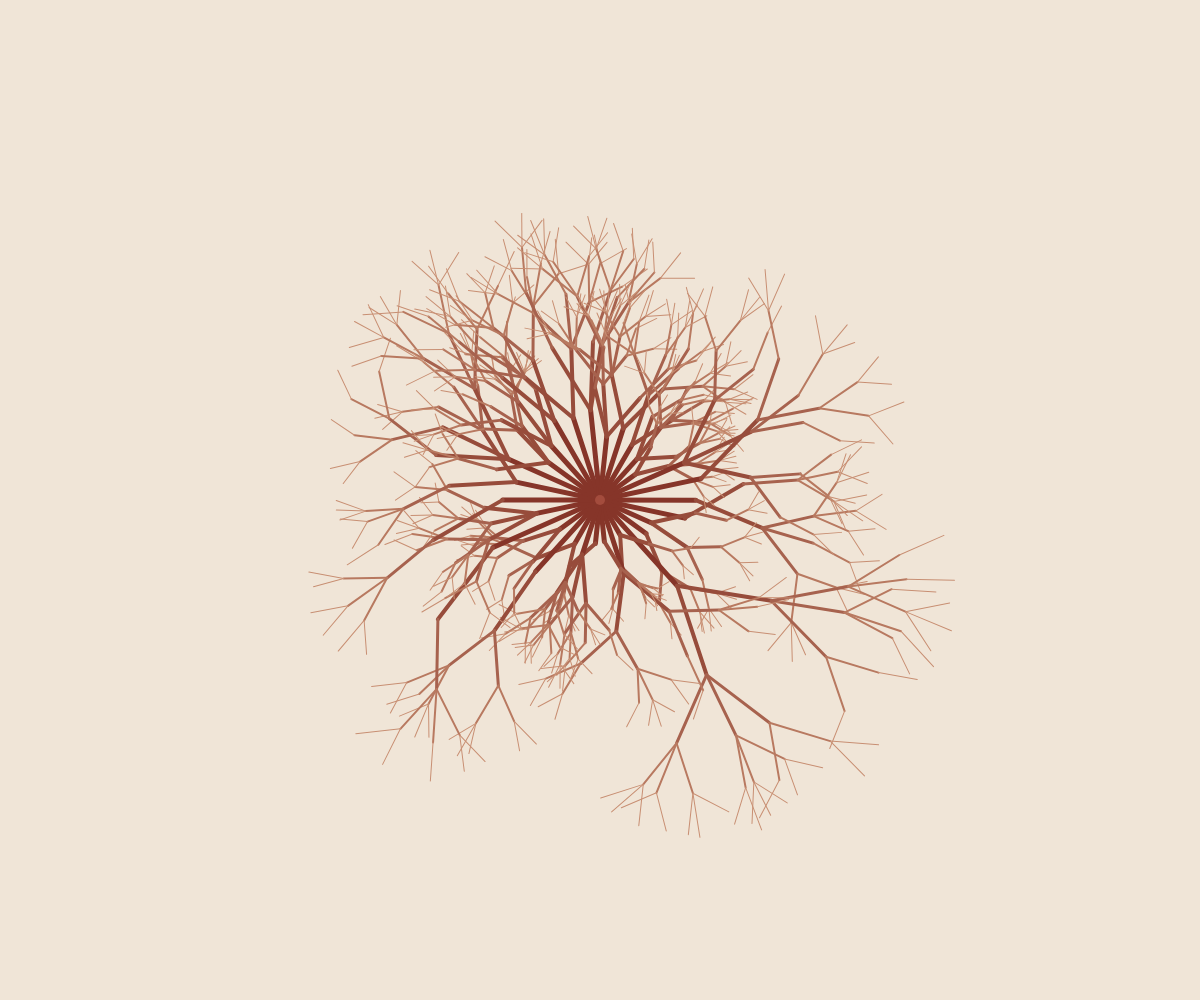
Frame 1 (no input)
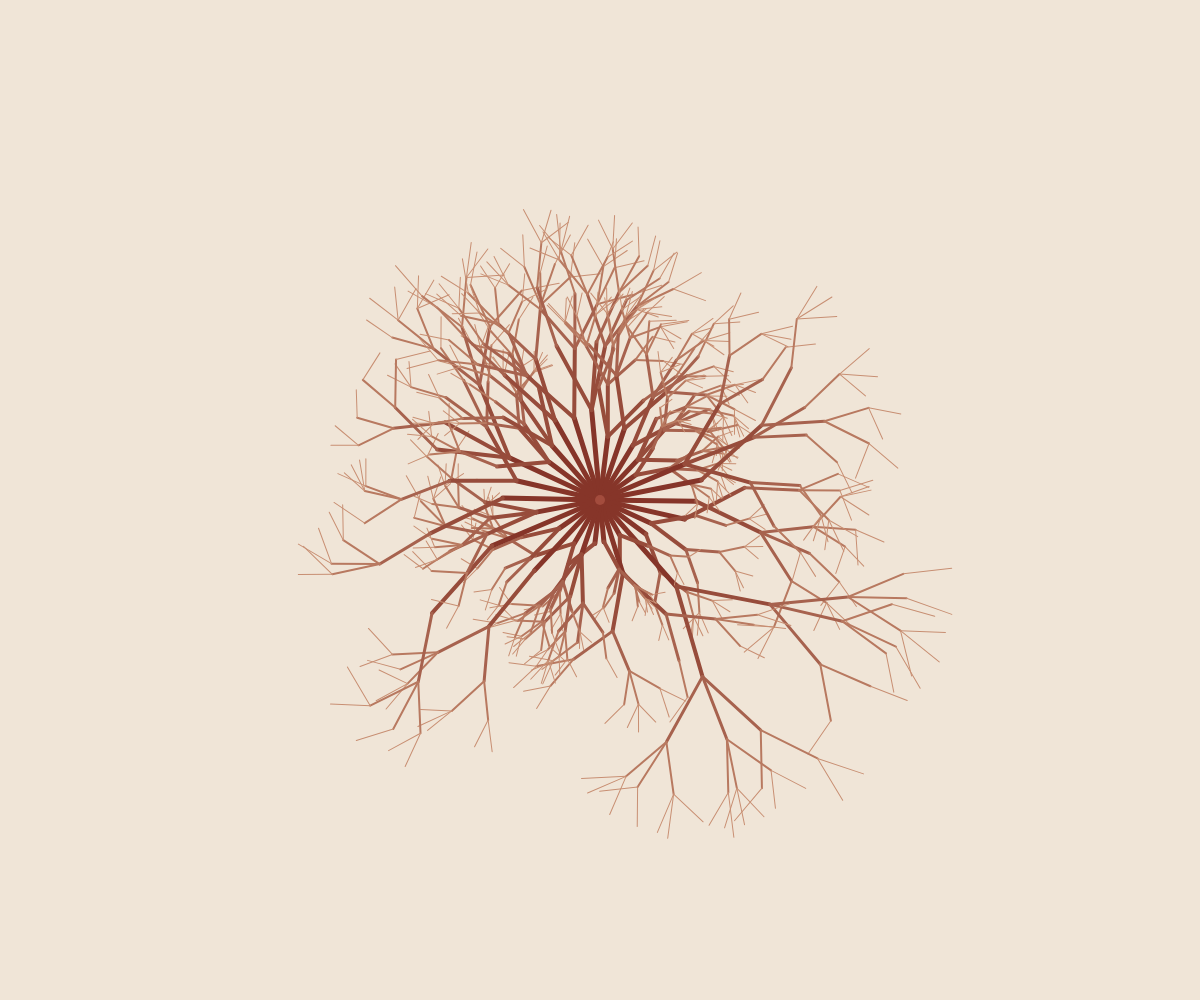
Frame 60 (no input)
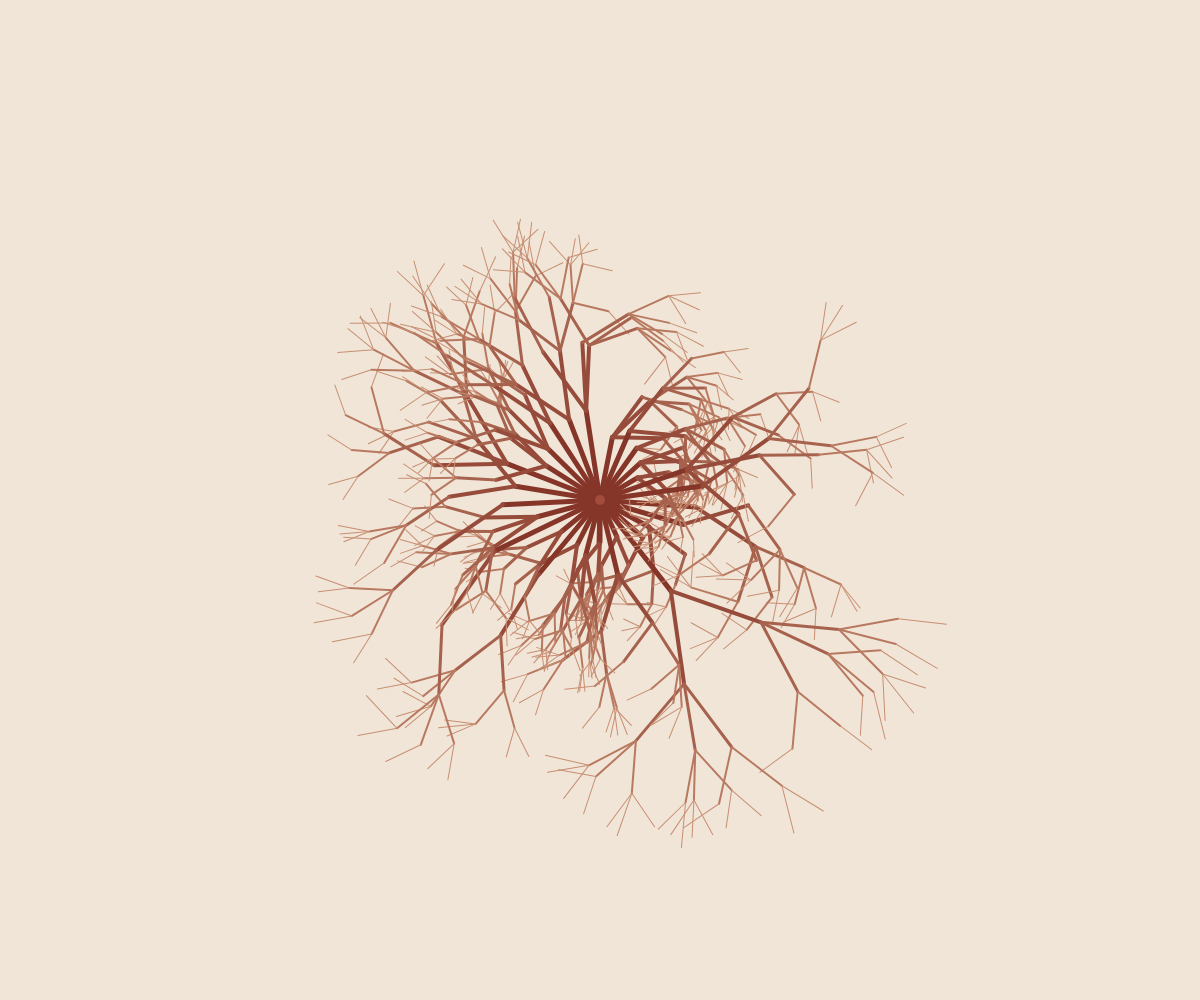
Frame 120 (the mouse pressed at the canvas centre since frame 60)

The p5.js sketch that drew these frames (run headless with seeded random() and noise() and a simulated clock; from frame 60 on, the mouse is pressed at the canvas centre):

// p5.js sketch
// ── sketch.js
var R={x:0,y:0,px:0,py:0,pressed:false,touched:false,held:0,mode:0,palette:0,rate:1,amount:1,sign:1,paused:false,ink:0,init:()=>{},frame:()=>{},down:()=>{},move:()=>{},up:()=>{},action:()=>{}};
// Original tab: branch.js
// A branch's position is always relative to its parent.
function Branch(length, angle, level) {
	this.vel = 0;
	this.acc = 0
	this.level = level;
	this.angle = angle;
	this.restAngle = angle;
	this.length = length;
	this.children = [];
	this.leaves = [];
	count++;
	this.index = count;
	
	// Adds a new branch as a child.
	this.newBranch = function(angle, mult) {
		let newBranch = new Branch(this.length * mult, angle, this.level + 1)
		this.children.push(newBranch);
    return newBranch;
	}
	
	// Adds a new velocity to its acceleration.
	this.applyForce = function(force) {
    this.acc += force;
	}
	
	// Simulates its new angle.
	this.move = function() {
		// Add some weak wind so there's subtle motion when it's idle.
		let windMult = map(this.level, 0, maxLevel, 0.1, 1) * random(0.75, 1.25);
		let wind = noise((frameCount + this.index) * 0.005) * windMult;
		this.applyForce(wind);
		
		// Always have the angle chasing back to its rest pose.
		// This is what causes the branches to bounce.
		let angleThresh = 10;
		let spring = new p5.Vector(this.restAngle, 0);
		let distance = dist(this.angle, 0, this.restAngle, 0);
		let force = map(min(distance, angleThresh), 0, angleThresh, 0, branchForce);
		
		spring.sub(new p5.Vector(this.angle, 0));
		spring.normalize();
		spring.mult(force);
		this.applyForce(spring.x);
		
		// Slow down velocity with air drag.
		this.vel *= 0.95;
		
		// Add acceleration to velocity, and then to the angle.
		this.vel += this.acc;
		this.angle += this.vel;
		this.angle = constrain(this.angle, this.restAngle - 45, this.restAngle + 45);  // Limit how far its angle can bend, otherwise it could spin!
		this.acc = 0;
	}
}

// Original tab: main.js
/*
T-Virus

Recursively creates `branches` that uses dynamics to drive their angles.

Author:
  Jason Labbe

Site:
  jasonlabbe3d.com
*/


var maxLevel = 4; // The amount of nested branches it will subdivide to. More is slower!
var branchForce = 0.5; // The branch's resistance against the mouse. A lower value will make it feel sluggish, while a bigger value will make it spring-like.
var rootBranches = [];
var debug = false;
var count = 0;


function setup() {
	createCanvas(windowWidth, windowHeight);
  generateNewTree();
}


function draw() {
  background("#f0e5d7");
	
	push();
		translate(width / 2, height / 2);
		for (let i = 0; i < rootBranches.length; i++) {
			treeIterator(rootBranches[i],0,0,0);
		}
	
		stroke("#a34c3d");
		strokeWeight(10);
		point(0, 0);
	pop();
	
	fill(255);
	noStroke();
	
	void(
	"".concat(
		"Click to change to a new shape.\n",
		"Middle-click to toggle debug mode.\n",
		"Move the mouse over to interact with it.\n",
		"\n",
		"Debug mode: ", debug), 
	50, 50);
}


function mousePressed() {
	if (mouseButton == CENTER) {
		debug = !debug;
	} else {
		generateNewTree();
	}
}

// Original tab: utils.js
// Takes a branch and spawns new children branches that will come from it.
// This is a recursive function that makes up the tree's structure.
function subDivide(branch) {
  let newBranches = [];
  let newBranchCount = int(random(1, 4));
  let minLength = 0.7;
  let maxLength = 0.85;
  
	// The angles will change depending on how many new branches will be created.
	// This will allow the tree to have more natural looking angles than being random.
  if (newBranchCount == 2) {
		newBranches.push(branch.newBranch(random(-45.0, -10.0), random(minLength, maxLength)));
		newBranches.push(branch.newBranch(random(10.0, 45.0), random(minLength, maxLength)));
	} else if (newBranchCount == 3) {
		newBranches.push(branch.newBranch(random(-45.0, -15.0), random(minLength, maxLength)));
		newBranches.push(branch.newBranch(random(-10.0, 10.0), random(minLength, maxLength)));
		newBranches.push(branch.newBranch(random(15.0, 45.0), random(minLength, maxLength)));
	} else {
		newBranches.push(branch.newBranch(random(-45.0, 45.0), random(minLength, maxLength)));
  }
	
	// If the new branches haven't reach the max level yet then spawn new branches from them.
  for (let i = 0; i < newBranches.length; i++) {
    if (newBranches[i].level < maxLevel) {
      subDivide(newBranches[i]);
    }
  }
}


// Creates a new tree. The first branch is always vertical in the scene's center.
function generateNewTree() {
	rootBranches = [];
	for (let a = 0; a < 360; a+=12) {
		let newBranch = new Branch(random(min(width,height)*.035,min(width,height)*.12), a, 0)
		rootBranches.push(newBranch);
		subDivide(newBranch);
	}
}


// A recursive function to display the tree.
// It uses `push` and `pop` so that we don't have to deal with actual positions.
// Instead we only care about a branch's length and angle so that we can position them relatively.
function treeIterator(branch, worldX, worldY, worldA) {
	// Even though `push` and `pop` will help *display* the tree, we still need a means to interact with it.
	// So to interact with the mouse, we must keep track of the current branch's world position/rotation.
	worldA += branch.angle;
	
	let vec = new p5.Vector(branch.length, 0);
	vec.rotate(radians(worldA));
	
	worldX += vec.x;
	worldY += vec.y;
	
	push();
		stroke(lerpColor(color(R.palette%2?"#164e46":"#863529"),color("#d9a685"),branch.level/(maxLevel+1)));
		strokeWeight(maxLevel - branch.level + 1);
		
		// Push the branch if it's within distance of the mouse.
		let d = dist(mouseX, mouseY, worldX + width / 2, worldY + height / 2);
		let distThresh = 300;
		if (d < distThresh) {
			let force = map(d, 0, distThresh, 1.5, 0);  // Closer branches will be pushed more.
			
			// Reverse angle depending on mouse position.
			if (mouseX > worldX + width / 2) {
				force *= -1;
			}

			// Lower branches have greater resistance.
			force *= map(branch.level, 0, maxLevel, 0.2, 1);
			branch.applyForce(force);
			
			// While we're here, we can visualize if this branch is being pushed.
			if (debug) {
				stroke(255, 0, 0);
			}
		}
	
		// Simulate branch.
		branch.move();
	
		rotate(radians(branch.angle));
		
		// Draw branch.
		line(0, 0, branch.length, 0);
	
		if (debug) {
			// Draw debug points.
			if (d < 200) {
				stroke(0, 255, 0);
				strokeWeight(5);
				point(0, 0);
			}
		}
	
		translate(branch.length, 0);
		
		// Continue iterating to children branches, and pass world values.
		for (let i = 0; i < branch.children.length; i++) {
			treeIterator(branch.children[i], worldX, worldY, worldA);
		}
	pop();
}

// Touch and UI adaptation; original visual algorithm above.
R.init=()=>{};
R.frame=()=>{};
R.down=()=>{};
R.move=()=>{};
R.up=()=>{};
R.action=(a,v)=>{if(a==="seed")generateNewTree();if(a==="palette")R.palette++;if(a==="spring")branchForce=+v;};


const originalSetup=setup,originalDraw=draw;
setup=function(){pixelDensity(1);const cc=window.createCanvas;window.createCanvas=(w,h,...args)=>cc(windowWidth,windowHeight,...args);originalSetup();window.createCanvas=cc;R.x=width*.5;R.y=height*.48;R.px=R.x;R.py=R.y;R.init();
 const c=document.querySelector('canvas');c.setAttribute('aria-label','Interactive artwork');c.style.touchAction='none';
 document.querySelectorAll('body > input,body > button').forEach(e=>e.hidden=true);
 const sync=e=>{const b=c.getBoundingClientRect();R.x=(e.clientX-b.left)*width/b.width;R.y=(e.clientY-b.top)*height/b.height;mouseX=R.x;mouseY=R.y;pmouseX=R.px;pmouseY=R.py;};
 c.addEventListener('pointerdown',e=>{e.preventDefault();if(R.pointer!=null)return;R.pointer=e.pointerId;c.setPointerCapture?.(e.pointerId);sync(e);R.pressed=true;R.touched=true;R.held=0;R.px=R.x;R.py=R.y;mouseIsPressed=true;R.down();});
 c.addEventListener('pointermove',e=>{if(R.pointer!=null&&e.pointerId!==R.pointer)return;sync(e);R.touched=true;if(R.pressed)R.move();});
 const end=e=>{if(R.pointer!=null&&e.pointerId!==R.pointer)return;R.pressed=false;R.pointer=null;mouseIsPressed=false;R.up();};
 c.addEventListener('pointerup',end);c.addEventListener('pointercancel',end);c.addEventListener('lostpointercapture',end);
 document.addEventListener('visibilitychange',()=>{if(document.hidden){R.pressed=false;R.pointer=null;mouseIsPressed=false;R.up();}});
 document.querySelectorAll('button[data-action]').forEach(b=>b.onclick=()=>{const a=b.dataset.action;if(a==='quiet'){document.body.classList.toggle('quiet');b.textContent=document.body.classList.contains('quiet')?'Show UI':'Hide UI';return;}if(a==='pause'){R.paused=!R.paused;b.textContent=R.paused?'Resume':'Pause';return;}R.action(a);if(b.dataset.toggle!==undefined){b.setAttribute('aria-pressed',b.getAttribute('aria-pressed')!=='true');}});
 document.querySelectorAll('input[data-action]').forEach(i=>{i.addEventListener('input',()=>{R.action(i.dataset.action,i.value);const o=i.parentNode.querySelector('output');if(o)o.textContent=i.value;});});
};
draw=function(){if(R.paused)return;if(!R.touched){R.x=width*(.5+.22*Math.sin(frameCount*.013));R.y=height*(.48+.13*Math.cos(frameCount*.019));}mouseX=R.x;mouseY=R.y;pmouseX=R.px;pmouseY=R.py;mouseIsPressed=R.pressed;if(R.pressed)R.held++;R.frame();originalDraw();R.px=R.x;R.py=R.y;};
// Pointer Events own input; prevent p5 synthesised clicks from resetting the artwork.
mousePressed=()=>false;mouseReleased=()=>false;mouseClicked=()=>false;mouseMoved=()=>false;mouseDragged=()=>false;touchStarted=()=>false;touchMoved=()=>false;touchEnded=()=>false;keyPressed=()=>false;
windowResized=function(){const ox=width,oy=height;resizeCanvas(windowWidth,windowHeight);R.x=R.x/ox*width;R.y=R.y/oy*height;R.px=R.x;R.py=R.y;R.resize?.(ox,oy);};

R.resize=(ox,oy)=>{generateNewTree();};
